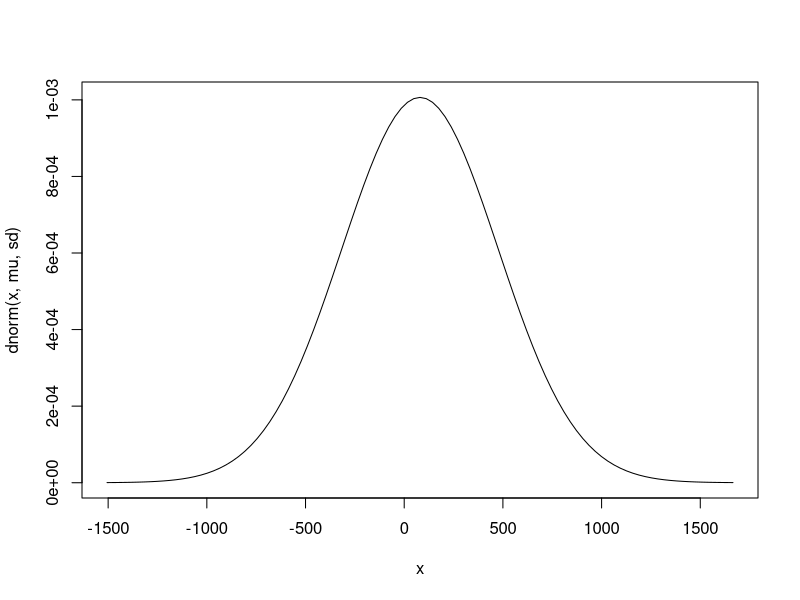

The R script that drew this image: (Note: this script raises an error after producing the figure.)
#################### PRGUNTA 1 ####################

#Se supone que los resultados de un examen siguen una distribución normal con media 80 y varianza 396.4:

##### ninguna solución está verificada  ##########

mu = 80
sd = 396.4

# 1. ¿Cuál es la gráfica correcta de la función de densidad de los resultados del examen? (Seleccione una de las siguientes opciones)

curve(dnorm(x,mu,sd),xlim=c(mu-4*sd,mu+4*sd))

# 2. ¿Cuál es la probabilidad de que una persona que se presenta al examen obtenga una calificación superior a 90.2?

x = 90.2

dnorm(x, mu, sd)
 
# 3. ¿Cuál es la probabilidad de que una una persona que se presenta al examen obtenga una calificación entre 56.2 y 102.?

x1 = 102
x2 = 56.2
pnorm(x1,mu,sd)-pnorm(x2,mu,sd)

# 4. Se declaran como NO-Aptos al 22% de los estudiantes con las notas más bajas. Calcule el valor de frontera entre Aptos y NOAptos:

#### SIN SOLUCION ###


# 5. Calcular la proporción de estudiantes que tienen puntuaciones que exceden en 2 puntos de la puntuación que marca la frontera
# entre el Apto y el No-Apto

#### SIN SOLUCION ###


###################################################





#################### PRGUNTA 2 ####################

# Una investigación previa ha demostrado que el número de imperfecciones en un alambre fino de cobre tiene una media de
# 7 imperfecciones por centímetro de longitud.

lambda = 7

# 1. ¿Cuál es la probabilidad de que haya una distancia de 0.089 centímetros entre dos imperfecciones del alambre?

   #SOLUCION: La probabilidad de que una variable continua tome un valor exacto es siempre 0

# ¿Cuál es la probabilidad de que haya una distancia de más de 0.2 centímetros entre dos imperfecciones del alambre?

d = 0.2

1-pexp(d,lambda)     # TAMBIÉN pexp(d,lambda,lower.tail=F)

# 3. Un experimento se define como tomar medida de la distancia entre dos imperfecciones del alambre. Si se simulan 400000
# experimentos, la media de la distancia entre dos imperfecciones es un valor cercano a: (Seleccione una de las siguientes opciones)

N = 400000

set.seed(23); mean(rexp(N,lambda))

# TAMBÉ E(X) = 1/lambda


###################################################






#################### PRGUNTA 3 ####################

# Al probar un cierto tipo de neumático de camión en un terreno accidentado, se encuentra que el 60% de los camiones no puede
# completar la prueba sin una explosión en los neumáticos. Se quiere saber:


# 1. ¿Cuál es la probabilidad de que se prueben 53 camiones hasta que 30 sufran una explosión en los neumáticos?

# X es la variable aleatoria que cuenta el número de camiones a probar hasta que 30 sufran pinchazo. Entonces, sigue una
# distribución BINOMIAL NEGATIVA con parámetros r=30 y p =0.6. Por lo tanto, la probabilidad pedida es:
                                                                                                               
r1=30; p =0.6

dnbinom(53-30,r,p)


# 2. ¿Cuál es la probabilidad de que se pruebe entre 40 y 43 (ambos incluidos) camiones hasta encontrar 25 que sufran explosión en los neumáticos?

pnbinom(43-25,r,p)-pnbinom(39-25,r,p)

# 3. Si Z es la variable aleatoria que cuenta el número de camiones a probar hasta que se obtengan 32 que sufran explosión en los
# neumáticos, calcula:

# El valor esperado de Z:
r2= 32

r2/p

# La varianza de Z => V(Z)=n*(1-p)/p^2

r2*(1-p)/p^2


###################################################





#################### PRGUNTA 4 ####################

# De acuerdo a la revista de Procesos de Ingeniería Química (Nov. 1990), aproximadamente el 48% de todos los fallos de las tuberías en
# las plantas químicas son causados por el error del operador. De los próximos 32 fallos de tuberías, queremos saber:

p = 0.48
r = 32

# 1. ¿Cuál es la probabilidad de que 16 fallos sean causados por el operador?
x= 16
dbinom(x,r,p)

# 2. ¿Cuál es la probabilidad de que al menos 21 fallos sean causados por el operador?

n = 21

1-pbinom(n-1,r,p)

# 3. Si un experimento consiste en contar el número de fallos causados por el operador en los siguientes 32 fallos, al simular
# 300000 experimentos, el promedio del número de fallos causados por el operador es un valor cercano a: (seleccione una de las siguientes opciones)

ex = 300000
mean(rbinom(ex,r,p))

# ¿Cuál es la gráfica correcta de la función de probabilidad del número de fallos causados por el operador? (seleccione una de las
# siguientes opciones)



plot(0:32,dbinom(0:32,r,p),type="h"); points(0:32, dbinom(0:32,r,p))

###################################################





#################### PRGUNTA 5 ####################

# El número de llamadas telefónicas que llegan a una central telefónica a menudo se modela como una variable aleatoria de Poisson.
# Supongamos que en promedio hay 16 llamadas por hora.
lambda = 16

# 1. ¿Cuál es la probabilidad de que haya más de 14 llamadas en una hora?
n1 = 14

1-ppois(n1,lambda)  #también: ppois(n1,lambda,lower.tail=F)

# 2. ¿Cuál es la probabilidad de que haya exactamente 65 llamadas en 3 horas?
n2 = 65
t2 = 3

dpois(n2,t2*lambda)

# 3. Un experimento se define como contabilizar el tiempo entre dos llamadas. Si se simulan 100000 experimentos, la media del tiempo
# entre dos llamadas es un valor cercano a: (Seleccione una de las siguientes opciones)
1/lambda
set.seed(23); var(rpois(100000,lambda))

# 4. ¿Cuál es el gráfico correcto para la función de probabilidad de la variable que representa el número de llamadas en una hora?
# (Seleccione una de las siguientes opciones)

plot(3:39, dpois(3:39,lambda),type="h");
points(3:39, dpois(3:39,lambda))


###################################################